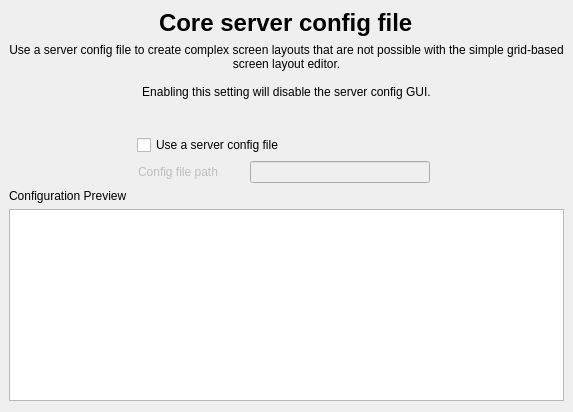
     <widget class="QWidget" name="m_pTabAdvancedConfig">
      <property name="sizePolicy">
       <sizepolicy hsizetype="Preferred" vsizetype="Preferred">
        <horstretch>0</horstretch>
        <verstretch>0</verstretch>
       </sizepolicy>
      </property>
      <attribute name="title">
       <string>Config file</string>
      </attribute>
      <layout class="QVBoxLayout" name="verticalLayout_2">
       <property name="spacing">
        <number>6</number>
       </property>
       <property name="leftMargin">
        <number>9</number>
       </property>
       <property name="topMargin">
        <number>9</number>
       </property>
       <property name="rightMargin">
        <number>9</number>
       </property>
       <item alignment="Qt::AlignHCenter">
        <widget class="QLabel" name="label_5">
         <property name="font">
          <font>
           <pointsize>18</pointsize>
           <bold>true</bold>
          </font>
         </property>
         <property name="text">
          <string>Core server config file</string>
         </property>
         <property name="textFormat">
          <enum>Qt::PlainText</enum>
         </property>
        </widget>
       </item>
       <item>
        <widget class="QLabel" name="label_6">
         <property name="text">
          <string>Use a server config file to create complex screen layouts that are not possible with the simple grid-based screen layout editor.

Enabling this setting will disable the server config GUI.</string>
         </property>
         <property name="textFormat">
          <enum>Qt::MarkdownText</enum>
         </property>
         <property name="alignment">
          <set>Qt::AlignCenter</set>
         </property>
         <property name="wordWrap">
          <bool>true</bool>
         </property>
        </widget>
       </item>
       <item>
        <spacer name="verticalSpacer_4">
         <property name="orientation">
          <enum>Qt::Vertical</enum>
         </property>
         <property name="sizeType">
          <enum>QSizePolicy::Maximum</enum>
         </property>
         <property name="sizeHint" stdset="0">
          <size>
           <width>20</width>
           <height>30</height>
          </size>
         </property>
        </spacer>
       </item>
       <item>
        <layout class="QHBoxLayout" name="horizontalLayout_2">
         <property name="leftMargin">
          <number>0</number>
         </property>
         <property name="topMargin">
          <number>0</number>
         </property>
         <item>
          <spacer name="horizontalSpacer_2">
           <property name="orientation">
            <enum>Qt::Horizontal</enum>
           </property>
           <property name="sizeType">
            <enum>QSizePolicy::Expanding</enum>
           </property>
           <property name="sizeHint" stdset="0">
            <size>
             <width>40</width>
             <height>20</height>
            </size>
           </property>
          </spacer>
         </item>
         <item>
          <widget class="QCheckBox" name="m_pCheckBoxUseExternalConfig">
           <property name="sizePolicy">
            <sizepolicy hsizetype="Fixed" vsizetype="Fixed">
             <horstretch>0</horstretch>
             <verstretch>0</verstretch>
            </sizepolicy>
           </property>
           <property name="minimumSize">
            <size>
             <width>300</width>
             <height>0</height>
            </size>
           </property>
           <property name="text">
            <string>Use a server config file</string>
           </property>
          </widget>
         </item>
         <item>
          <spacer name="horizontalSpacer_3">
           <property name="orientation">
            <enum>Qt::Horizontal</enum>
           </property>
           <property name="sizeType">
            <enum>QSizePolicy::Expanding</enum>
           </property>
           <property name="sizeHint" stdset="0">
            <size>
             <width>40</width>
             <height>20</height>
            </size>
           </property>
          </spacer>
         </item>
        </layout>
       </item>
       <item>
        <layout class="QHBoxLayout" name="horizontalLayout_3">
         <property name="leftMargin">
          <number>40</number>
         </property>
         <property name="topMargin">
          <number>0</number>
         </property>
         <item>
          <spacer name="horizontalSpacer_4">
           <property name="orientation">
            <enum>Qt::Horizontal</enum>
           </property>
           <property name="sizeType">
            <enum>QSizePolicy::Expanding</enum>
           </property>
           <property name="sizeHint" stdset="0">
            <size>
             <width>40</width>
             <height>20</height>
            </size>
           </property>
          </spacer>
         </item>
         <item>
          <widget class="QLabel" name="m_pLabelConfigFile">
           <property name="enabled">
            <bool>false</bool>
           </property>
           <property name="sizePolicy">
            <sizepolicy hsizetype="Fixed" vsizetype="Preferred">
             <horstretch>0</horstretch>
             <verstretch>0</verstretch>
            </sizepolicy>
           </property>
           <property name="minimumSize">
            <size>
             <width>96</width>
             <height>0</height>
            </size>
           </property>
           <property name="text">
            <string>Config file path</string>
           </property>
          </widget>
         </item>
         <item>
          <spacer name="horizontalSpacer_6">
           <property name="orientation">
            <enum>Qt::Horizontal</enum>
           </property>
           <property name="sizeType">
            <enum>QSizePolicy::Fixed</enum>
           </property>
           <property name="sizeHint" stdset="0">
            <size>
             <width>10</width>
             <height>20</height>
            </size>
           </property>
          </spacer>
         </item>
         <item>
          <widget class="QLineEdit" name="m_pEditConfigFile">
           <property name="enabled">
            <bool>false</bool>
           </property>
           <property name="sizePolicy">
            <sizepolicy hsizetype="Fixed" vsizetype="Fixed">
             <horstretch>0</horstretch>
             <verstretch>0</verstretch>
            </sizepolicy>
           </property>
           <property name="minimumSize">
            <size>
             <width>180</width>
             <height>0</height>
            </size>
           </property>
          </widget>
         </item>
         <item>
          <widget class="QPushButton" name="m_pButtonBrowseConfigFile">
           <property name="enabled">
            <bool>false</bool>
           </property>
           <property name="sizePolicy">
            <sizepolicy hsizetype="Fixed" vsizetype="Fixed">
             <horstretch>0</horstretch>
             <verstretch>0</verstretch>
            </sizepolicy>
           </property>
           <property name="minimumSize">
            <size>
             <width>0</width>
             <height>0</height>
            </size>
           </property>
           <property name="cursor">
            <cursorShape>PointingHandCursor</cursorShape>
           </property>
           <property name="text">
            <string/>
           </property>
           <property name="icon">
            <iconset>
             <normaloff>:/icons/64x64/folder.png</normaloff>:/icons/64x64/folder.png</iconset>
           </property>
           <property name="iconSize">
            <size>
             <width>20</width>
             <height>13</height>
            </size>
           </property>
           <property name="flat">
            <bool>true</bool>
           </property>
          </widget>
         </item>
         <item>
          <spacer name="horizontalSpacer_5">
           <property name="orientation">
            <enum>Qt::Horizontal</enum>
           </property>
           <property name="sizeType">
            <enum>QSizePolicy::Expanding</enum>
           </property>
           <property name="sizeHint" stdset="0">
            <size>
             <width>40</width>
             <height>20</height>
            </size>
           </property>
          </spacer>
         </item>
        </layout>
       </item>
       <item>
        <widget class="QLabel" name="m_pLabelConfigPreview">
         <property name="text">
          <string>Configuration Preview</string>
         </property>
        </widget>
       </item>
       <item>
        <widget class="QPlainTextEdit" name="m_pTextConfigPreview">
         <property name="readOnly">
          <bool>true</bool>
         </property>
         <property name="lineWrapMode">
          <enum>QPlainTextEdit::NoWrap</enum>
         </property>
         <property name="font">
          <font>
           <family>monospace</family>
          </font>
         </property>
        </widget>
       </item>
      </layout>
     </widget>
